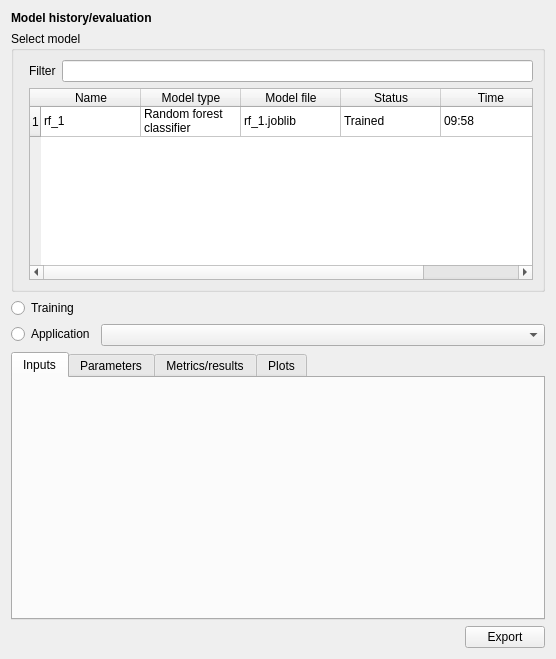
<?xml version="1.0" encoding="UTF-8"?>
<ui version="4.0">
 <class>Form</class>
 <widget class="QWidget" name="Form">
  <property name="geometry">
   <rect>
    <x>0</x>
    <y>0</y>
    <width>556</width>
    <height>659</height>
   </rect>
  </property>
  <property name="sizePolicy">
   <sizepolicy hsizetype="Preferred" vsizetype="Preferred">
    <horstretch>0</horstretch>
    <verstretch>0</verstretch>
   </sizepolicy>
  </property>
  <property name="minimumSize">
   <size>
    <width>0</width>
    <height>0</height>
   </size>
  </property>
  <property name="maximumSize">
   <size>
    <width>16777215</width>
    <height>16777215</height>
   </size>
  </property>
  <property name="windowTitle">
   <string>Form</string>
  </property>
  <layout class="QVBoxLayout" name="verticalLayout">
   <item>
    <widget class="QLabel" name="model_application_label">
     <property name="font">
      <font>
       <weight>75</weight>
       <bold>true</bold>
      </font>
     </property>
     <property name="text">
      <string>Model history/evaluation</string>
     </property>
    </widget>
   </item>
   <item>
    <widget class="QGroupBox" name="data_groupbox">
     <property name="sizePolicy">
      <sizepolicy hsizetype="Preferred" vsizetype="Maximum">
       <horstretch>0</horstretch>
       <verstretch>0</verstretch>
      </sizepolicy>
     </property>
     <property name="title">
      <string>Select model</string>
     </property>
     <layout class="QFormLayout" name="formLayout">
      <item row="1" column="1">
       <widget class="QTableWidget" name="tableWidget">
        <property name="sizePolicy">
         <sizepolicy hsizetype="Preferred" vsizetype="Expanding">
          <horstretch>0</horstretch>
          <verstretch>0</verstretch>
         </sizepolicy>
        </property>
        <attribute name="horizontalHeaderShowSortIndicator" stdset="0">
         <bool>false</bool>
        </attribute>
        <attribute name="horizontalHeaderStretchLastSection">
         <bool>true</bool>
        </attribute>
        <row>
         <property name="text">
          <string>1</string>
         </property>
        </row>
        <column>
         <property name="text">
          <string>Name</string>
         </property>
        </column>
        <column>
         <property name="text">
          <string>Model type</string>
         </property>
        </column>
        <column>
         <property name="text">
          <string>Model file</string>
         </property>
        </column>
        <column>
         <property name="text">
          <string>Status</string>
         </property>
        </column>
        <column>
         <property name="text">
          <string>Time</string>
         </property>
        </column>
        <item row="0" column="0">
         <property name="text">
          <string>rf_1</string>
         </property>
        </item>
        <item row="0" column="1">
         <property name="text">
          <string>Random forest classifier</string>
         </property>
        </item>
        <item row="0" column="2">
         <property name="text">
          <string>rf_1.joblib</string>
         </property>
        </item>
        <item row="0" column="3">
         <property name="text">
          <string>Trained</string>
         </property>
        </item>
        <item row="0" column="4">
         <property name="text">
          <string>09:58</string>
         </property>
        </item>
       </widget>
      </item>
      <item row="0" column="1">
       <layout class="QHBoxLayout" name="horizontalLayout">
        <item>
         <widget class="QLabel" name="label">
          <property name="text">
           <string>Filter</string>
          </property>
         </widget>
        </item>
        <item>
         <widget class="QLineEdit" name="lineEdit"/>
        </item>
       </layout>
      </item>
     </layout>
    </widget>
   </item>
   <item>
    <layout class="QFormLayout" name="formLayout_2">
     <item row="0" column="0">
      <widget class="QRadioButton" name="radioButton">
       <property name="text">
        <string>Training</string>
       </property>
      </widget>
     </item>
     <item row="1" column="0">
      <widget class="QRadioButton" name="radioButton_2">
       <property name="text">
        <string>Application</string>
       </property>
      </widget>
     </item>
     <item row="1" column="1">
      <widget class="QComboBox" name="comboBox"/>
     </item>
    </layout>
   </item>
   <item>
    <widget class="QTabWidget" name="tabWidget">
     <property name="minimumSize">
      <size>
       <width>0</width>
       <height>230</height>
      </size>
     </property>
     <property name="currentIndex">
      <number>0</number>
     </property>
     <widget class="QWidget" name="tab_3">
      <attribute name="title">
       <string>Inputs</string>
      </attribute>
     </widget>
     <widget class="QWidget" name="tab_4">
      <attribute name="title">
       <string>Parameters</string>
      </attribute>
     </widget>
     <widget class="QWidget" name="tab">
      <attribute name="title">
       <string>Metrics/results</string>
      </attribute>
     </widget>
     <widget class="QWidget" name="tab_2">
      <attribute name="title">
       <string>Plots</string>
      </attribute>
     </widget>
    </widget>
   </item>
   <item>
    <layout class="QHBoxLayout" name="horizontalLayout_2">
     <item>
      <spacer name="horizontalSpacer_2">
       <property name="orientation">
        <enum>Qt::Horizontal</enum>
       </property>
       <property name="sizeHint" stdset="0">
        <size>
         <width>40</width>
         <height>20</height>
        </size>
       </property>
      </spacer>
     </item>
     <item>
      <widget class="QPushButton" name="pushButton_2">
       <property name="text">
        <string>Export</string>
       </property>
      </widget>
     </item>
    </layout>
   </item>
  </layout>
 </widget>
 <resources/>
 <connections/>
</ui>
